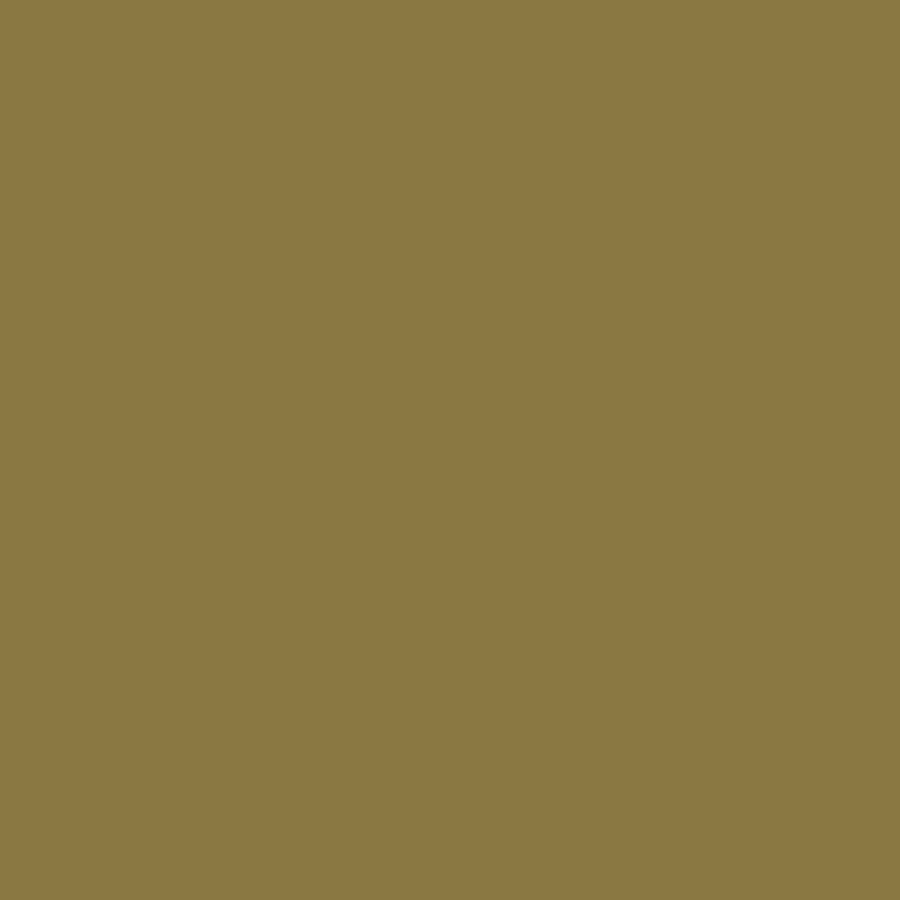
Frame 1 (no input)
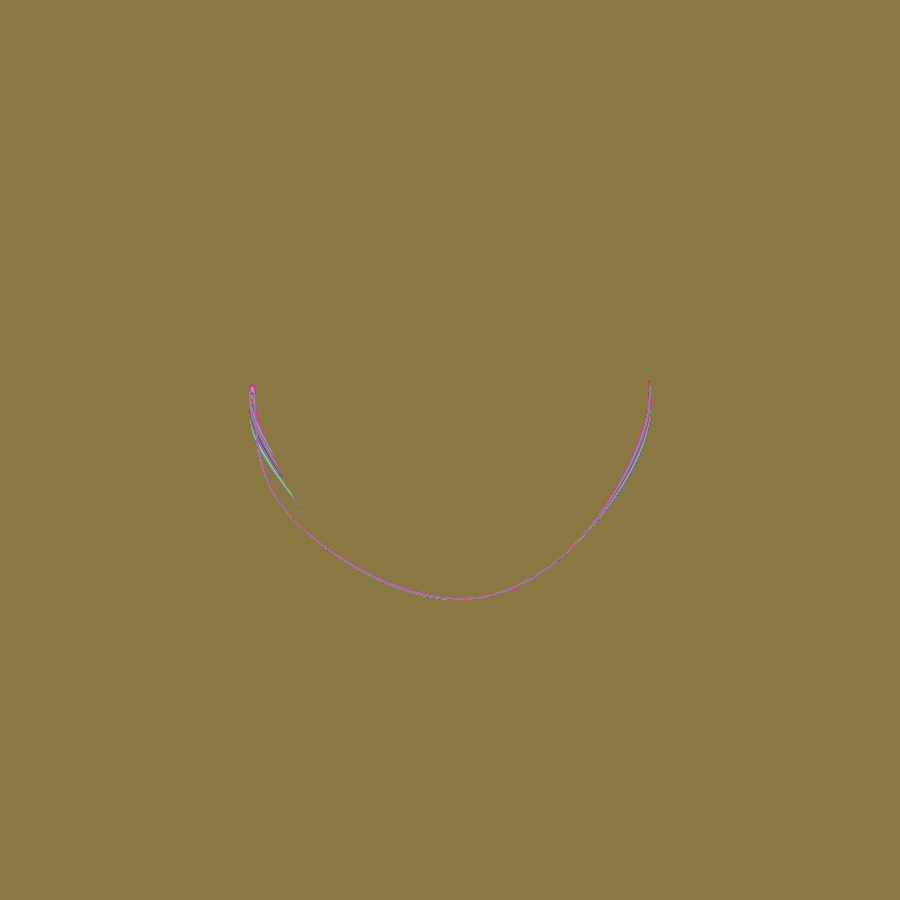
Frame 60 (no input)
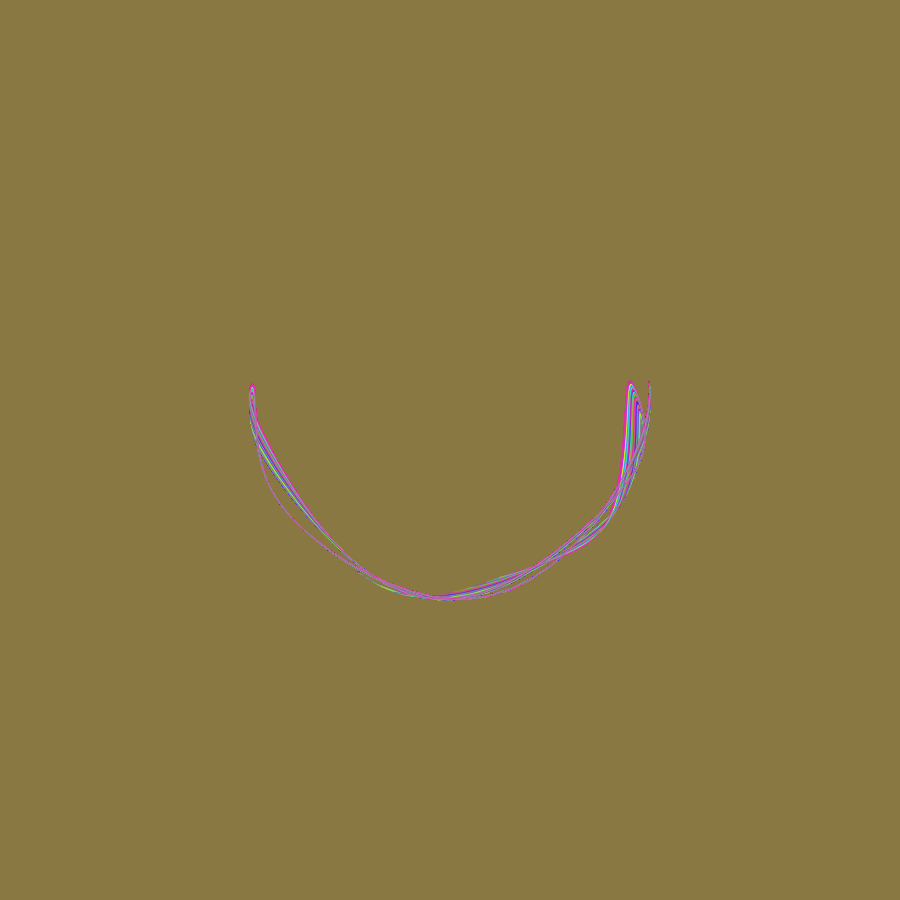
Frame 120 (the mouse pressed at the canvas centre since frame 60)

The p5.js sketch that drew these frames (run headless with seeded random() and noise() and a simulated clock; from frame 60 on, the mouse is pressed at the canvas centre):

// p5.js sketch
// ── sketch.js
const pendulums = [];
const numPendulums = 30;

class DoublePendulum {
  constructor(a1, a2) {
    this.r1 = 100;
    this.r2 = 100;
    this.m1 = 10;
    this.m2 = 10;
    this.a1 = a1;
    this.a2 = a2;
    this.a1_v = 0;
    this.a2_v = 0;
    this.g = 1;
    this.cx = width / 2;
    this.cy = height / 2 - 50;
    this.trail = [];
    this.hue = random(360);
  }
  
  update() {
    let num1 = -this.g * (2 * this.m1 + this.m2) * sin(this.a1);
    let num2 = -this.m2 * this.g * sin(this.a1 - 2 * this.a2);
    let num3 = -2 * sin(this.a1 - this.a2) * this.m2;
    let num4 = this.a2_v * this.a2_v * this.r2 + this.a1_v * this.a1_v * this.r1 * cos(this.a1 - this.a2);
    let den = this.r1 * (2 * this.m1 + this.m2 - this.m2 * cos(2 * this.a1 - 2 * this.a2));
    let a1_a = (num1 + num2 + num3 * num4) / den;
    
    num1 = 2 * sin(this.a1 - this.a2);
    num2 = this.a1_v * this.a1_v * this.r1 * (this.m1 + this.m2);
    num3 = this.g * (this.m1 + this.m2) * cos(this.a1);
    num4 = this.a2_v * this.a2_v * this.r2 * this.m2 * cos(this.a1 - this.a2);
    den = this.r2 * (2 * this.m1 + this.m2 - this.m2 * cos(2 * this.a1 - 2 * this.a2));
    let a2_a = (num1 * (num2 + num3 + num4)) / den;
    
    this.a1_v += a1_a;
    this.a2_v += a2_a;
    this.a1 += this.a1_v;
    this.a2 += this.a2_v;
    
    this.a1_v *= 0.999;
    this.a2_v *= 0.999;
  }
  
  draw() {
    const x1 = this.r1 * sin(this.a1) + this.cx;
    const y1 = this.r1 * cos(this.a1) + this.cy;
    const x2 = x1 + this.r2 * sin(this.a2);
    const y2 = y1 + this.r2 * cos(this.a2);
    
    this.trail.push({x: x2, y: y2});
    if (this.trail.length > 500) {
      this.trail.shift();
    }
    
    stroke(this.hue, 80, 90, 50);
    strokeWeight(1);
    noFill();
    beginShape();
    for (let pt of this.trail) {
      vertex(pt.x, pt.y);
    }
    endShape();
  }
}

function setup() {
  const s = min(windowWidth, windowHeight) * 0.9;
  createCanvas(s, s);
  colorMode(HSB, 360, 100, 100, 100);
  
  for (let i = 0; i < numPendulums; i++) {
    const angle = map(i, 0, numPendulums, PI / 2 - 0.1, PI / 2 + 0.1);
    pendulums.push(new DoublePendulum(angle, angle));
  }
  
  background(45, 52, 54);
}

function windowResized() {
  const s = min(windowWidth, windowHeight) * 0.9;
  resizeCanvas(s, s);
}

function draw() {
  for (let pendulum of pendulums) {
    pendulum.update();
    pendulum.draw();
  }
}
